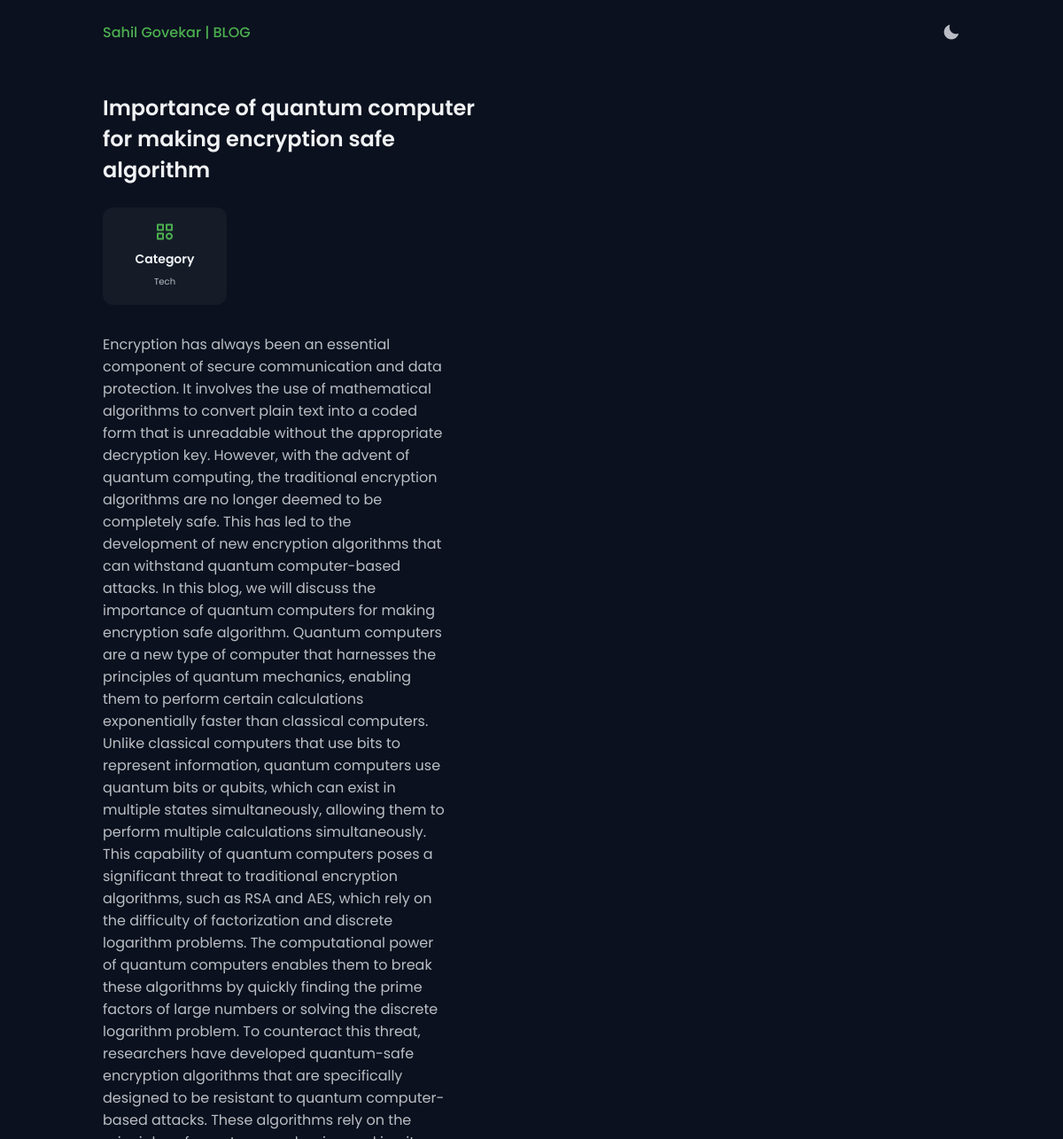
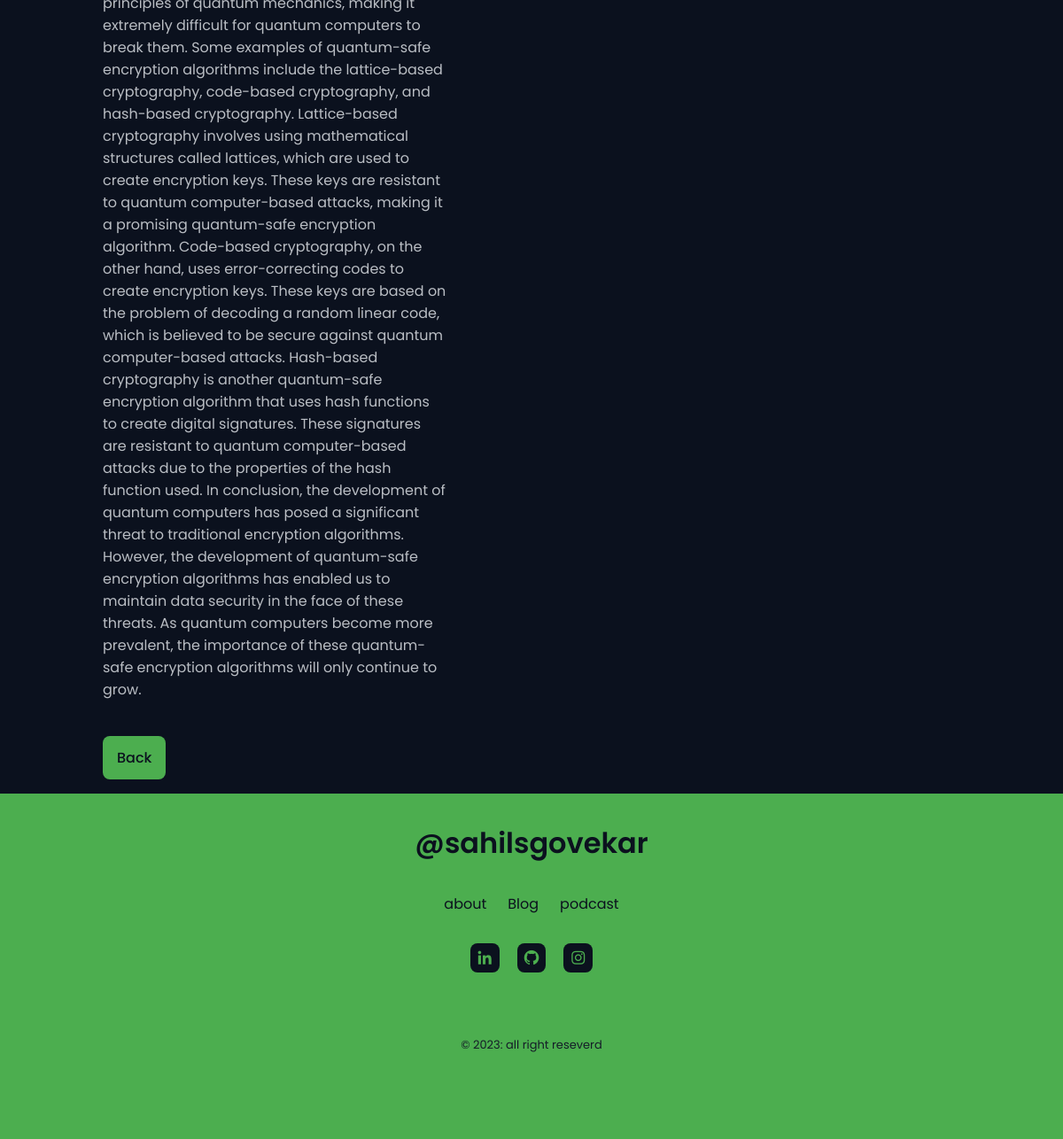
Page /blog/2 on the committed database (2 pictures, top to bottom).
### main.py (models this page shows)
class Blog(db.Model):
    __tablename__ = "blogs"
    id = db.Column(db.Integer, primary_key=True)
    title = db.Column(db.String(100))
    category = db.Column(db.String(50))
    content = db.Column(db.Text)

### main.py (the view)
@app.route("/blog/<int:index>")
def show_post(index):
    requested_post = None
    posts = db.session.query(Blog).all()
    for blog_post in posts:
        if blog_post.id == index:
            requested_post = blog_post
    return render_template("post.html", post=requested_post)

### templates/post.html (shortened to what this page needs)
<!DOCTYPE html>
<html lang="en">
<head>
    <link href='https://unpkg.com/boxicons@2.1.4/css/boxicons.min.css' rel='stylesheet'>
    <link rel="stylesheet" href="{{url_for('static', filename='css/swiper-bundle.min.css')}}">
    <link rel="stylesheet" href="{{url_for('static', filename='css/styles.css')}}">
</head>
<body>
    <header class="header" id="header">
        <nav class="nav container">
            <a href="#" class="nav__logo">Sahil Govekar | BLOG</a>
            <i class='bx bxs-moon change-theme' id="theme-button"></i>
        </nav>
    </header>
    <section class="about section" id="about">
        <div class="about__container container grid">
            <div>
                <div class="about__data">
                    <h2>{{post.title}}</h2>
                    <br>
                    <div class="about__info">
                        <div class="about__box">
                            <i class='bx bx-category about__icon'></i>
                            <h3 class="about__title">Category</h3>
                            <span class="about__subtitle">{{post.category}}</span>
                        </div>
                    </div>
                    <p class="about__description">
                        {{post.content}}
                    </p>
                    <a href="/blog" class="button">Back</a>
                </div>
            </div>
        </div>
    </section>
    <footer class="footer">
        <div class="footer__container container">
            <h1 class="footer__title">@sahilsgovekar</h1>
            <ul class="footer__list">
                <li>
                    <a href="#about" class="footer__link">about</a>
                </li>
                <li>
                    <a href="#blog" class="footer__link">Blog</a>
                </li>
                <li>
                    <a href="#podcast" class="footer__link">podcast</a>
                </li>
            </ul>
            <ul class="footer__social">
                <a href="" target="_blank" class="footer__social-link">
                    <i class='bx bxl-linkedin'></i>
                </a>
                <a href="" target="_blank" class="footer__social-link">
                    <i class='bx bxl-github'></i>
                </a>
                <a href="" target="_blank" class="footer__social-link">
                    <i class='bx bxl-instagram'></i>
                </a>
            </ul>
            <span class="footer__copy">
                &#169; 2023: all right reseverd
            </span>
        </div>
    </footer>
</body>
</html>

### rows in the picture
Blog: title "Importance of quantum computer for making encryption safe algorithm", category "Tech", content "Encryption has always been an essential component of secure communication and data protection. It involves the use of mathematical algorithms to convert plain text into a coded form that is unreadable without the appropriate decryption key. However, with the advent of quantum computing, the traditional encryption algorithms are no longer deemed to be completely safe. This has led to the development of new encryption algorithms that can withstand quantum computer-based attacks. In this blog, we will discuss the importance of quantum computers for making encryption safe algorithm. Quantum computers are a new type of computer that harnesses the principles of quantum mechanics, enabling them to…"
